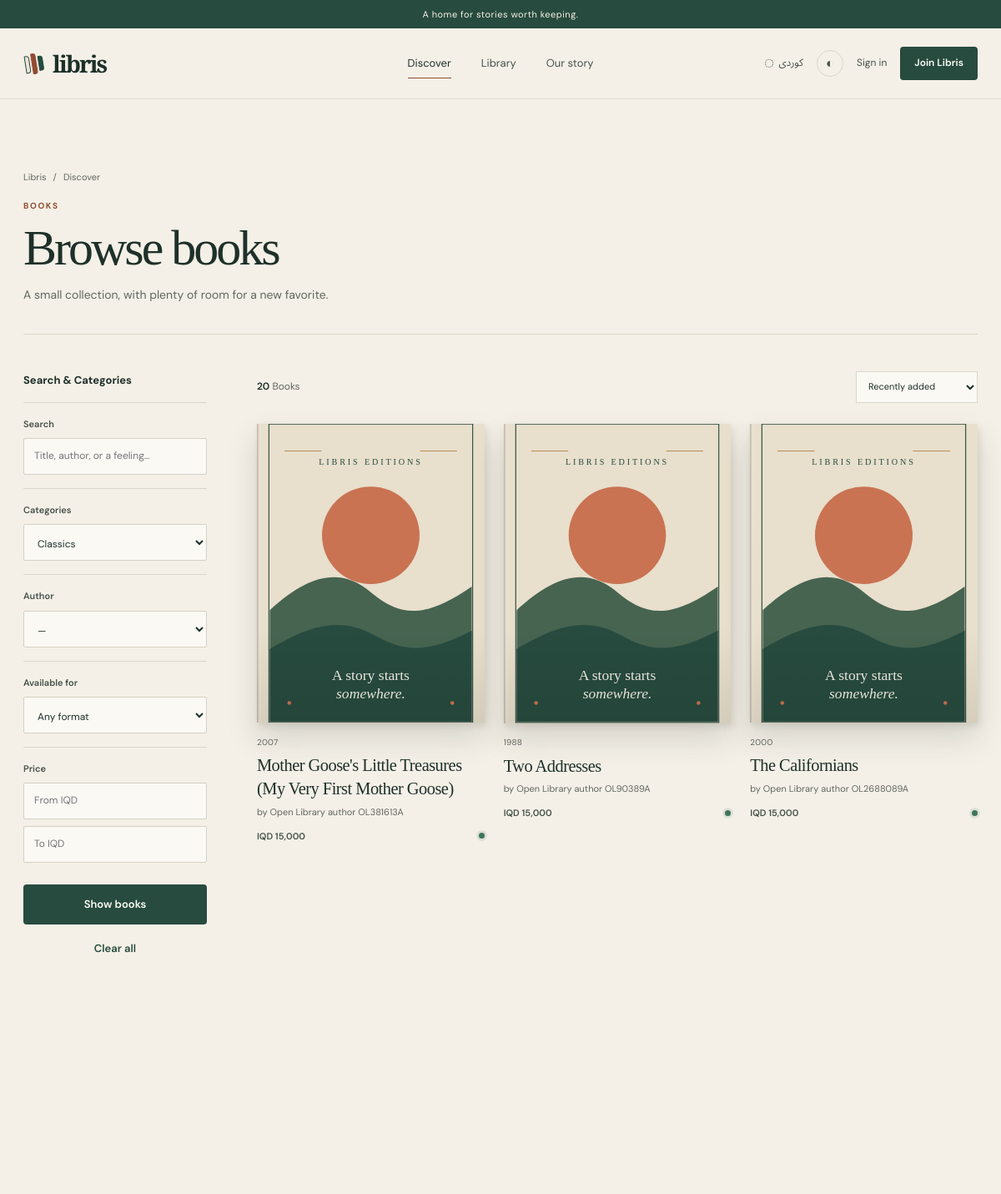
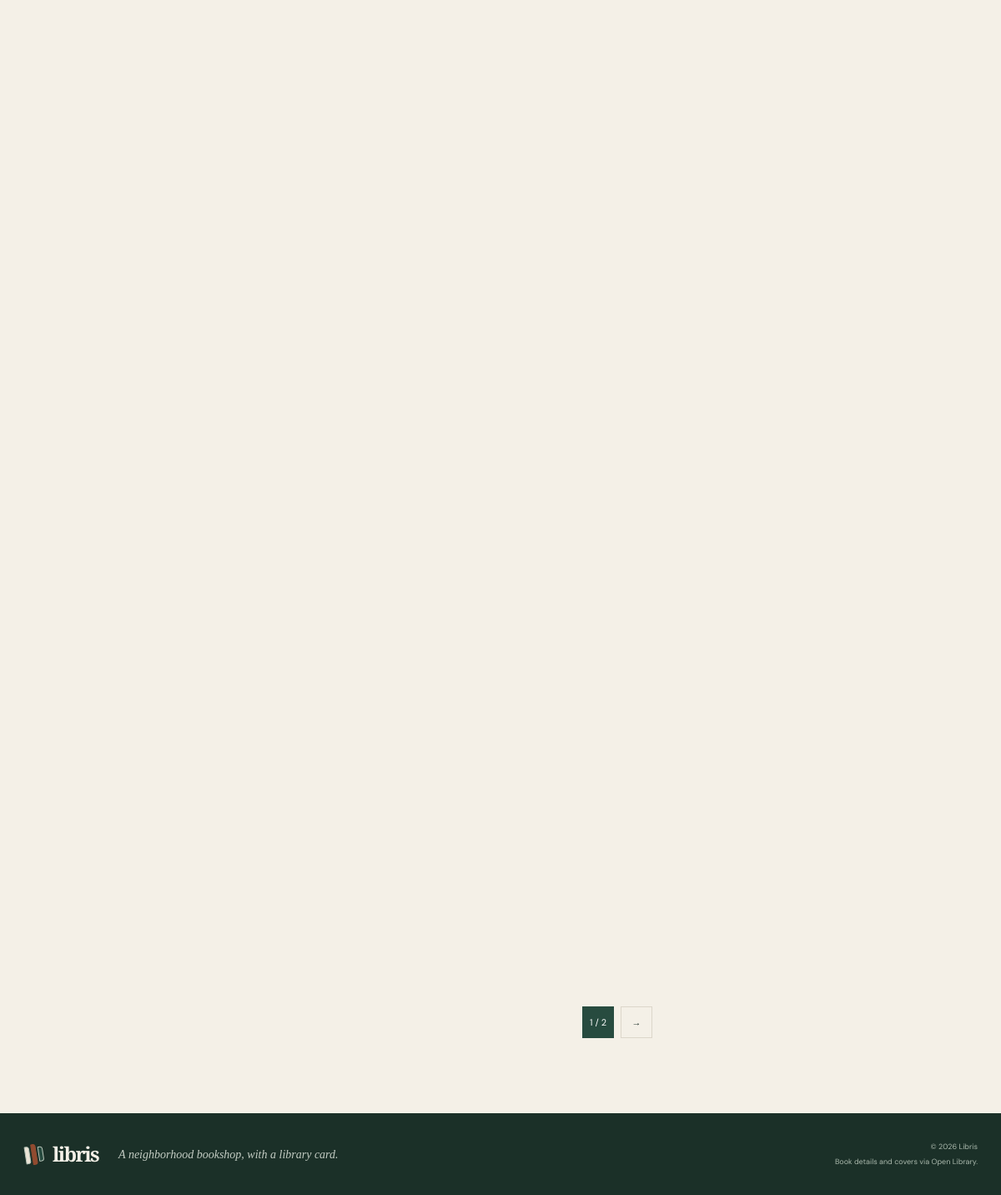
/books/index.php?category=classics, run on the app's committed database (2 pictures, top to bottom).
### tables this page shows
CREATE TABLE IF NOT EXISTS books (
  id BIGINT UNSIGNED NOT NULL AUTO_INCREMENT PRIMARY KEY,
  title VARCHAR(300) NOT NULL,
  subtitle VARCHAR(300) NULL,
  description TEXT NULL,
  language_code VARCHAR(16) NOT NULL DEFAULT 'en',
  isbn13 CHAR(13) NULL UNIQUE,
  open_library_id VARCHAR(80) NULL UNIQUE,
  cover_url VARCHAR(500) NULL,
  published_year SMALLINT UNSIGNED NULL,
  publisher VARCHAR(200) NULL,
  page_count SMALLINT UNSIGNED NULL,
  sale_price_iqd INT UNSIGNED NULL,
  is_active BOOLEAN NOT NULL DEFAULT TRUE,
  created_at TIMESTAMP NOT NULL DEFAULT CURRENT_TIMESTAMP,
  updated_at TIMESTAMP NOT NULL DEFAULT CURRENT_TIMESTAMP ON UPDATE CURRENT_TIMESTAMP,
  INDEX idx_books_title (title),
  INDEX idx_books_active_created (is_active, created_at),
  CHECK (sale_price_iqd IS NULL OR sale_price_iqd > 0)
);

### includes/functions.php (called while the page is built, shortened)
<?php
function escape_html(mixed $value): string
{
    $text = is_scalar($value) || $value instanceof Stringable ? (string) $value : '';
    return htmlspecialchars($text, ENT_QUOTES | ENT_SUBSTITUTE, 'UTF-8');
}
function format_iqd(int $amount): string
{
    return 'IQD ' . number_format(max(0, $amount), 0, '.', ',');
}
function normalize_language(mixed $language): string
{
    return strtolower(trim((string) $language)) === 'ckb' ? 'ckb' : 'en';
}
function clamp_int(mixed $value, int $minimum, int $maximum, int $fallback): int
{
    $minimum = min($minimum, $maximum);
    $maximum = max($minimum, $maximum);
    $parsed = filter_var($value, FILTER_VALIDATE_INT);
    $candidate = $parsed === false ? $fallback : $parsed;
    return max($minimum, min($maximum, $candidate));
}
function current_language(): string
{
    $candidate = $_GET['lang'] ?? $_COOKIE['libris_lang'] ?? $_SESSION['preferred_lang'] ?? 'en';
    return normalize_language(is_string($candidate) ? $candidate : 'en');
}
function base_path(): string
{
    return rtrim((string) (getenv('LIBRIS_BASE_PATH') ?: ''), '/');
}
function app_url(string $path = ''): string
{
    $path = ltrim($path, '/');
    return base_path() . ($path === '' ? '/' : '/' . $path);
}

### includes/i18n.php (called while the page is built, shortened)
<?php
function tr(string $key, ?string $language = null): string
{
    $language = normalize_language($language ?? current_language());
    return LIBRIS_TRANSLATIONS[$language][$key] ?? LIBRIS_TRANSLATIONS['en'][$key] ?? $key;
}

### includes/catalog.php (called while the page is built, shortened)
<?php
function catalog_categories(PDO $pdo): array
{
    return $pdo->query(
        'SELECT c.id, c.slug, c.name_en, c.name_ckb, COUNT(DISTINCT b.id) AS book_count
         FROM categories c
         LEFT JOIN book_categories bc ON bc.category_id = c.id
         LEFT JOIN books b ON b.id = bc.book_id AND b.is_active = 1
         GROUP BY c.id, c.slug, c.name_en, c.name_ckb
         ORDER BY c.name_en'
    )->fetchAll();
}
function search_catalog(PDO $pdo, array $filters, int $page = 1, int $perPage = 12): array
{
    $page = max(1, $page);
    $perPage = clamp_int($perPage, 1, 48, 12);
    $where = ['b.is_active = 1'];
    $parameters = [];
    $query = trim((string) ($filters['q'] ?? ''));
    $rawAuthorId = $filters['author_id'] ?? null;
    $authorId = is_int($rawAuthorId) || is_string($rawAuthorId)
        ? filter_var($rawAuthorId, FILTER_VALIDATE_INT, [
            'options' => ['min_range' => 1, 'max_range' => 2147483647],
        ])
        : false;
    if (isset($filters['category']) && $filters['category'] !== '') {
        $where[] = 'EXISTS (SELECT 1 FROM book_categories fbc JOIN categories fc ON fc.id = fbc.category_id WHERE fbc.book_id = b.id AND fc.slug = :category_slug)';
        $parameters['category_slug'] = (string) $filters['category'];
    }
    $whereSql = implode(' AND ', $where);
    $count = $pdo->prepare(
        'SELECT COUNT(DISTINCT b.id)
         FROM books b
         LEFT JOIN book_authors ba ON ba.book_id = b.id
         LEFT JOIN authors a ON a.id = ba.author_id
         LEFT JOIN v_book_availability v ON v.book_id = b.id
         WHERE ' . $whereSql
    );
    $count->execute($parameters);
    $total = (int) $count->fetchColumn();
    $sort = (string) ($filters['sort'] ?? 'recent');
    $orderBy = match ($sort) {
        'title' => 'b.title ASC, b.id ASC',
        'price-low' => 'b.sale_price_iqd IS NULL, b.sale_price_iqd ASC, b.title ASC, b.id ASC',
        'price-high' => 'b.sale_price_iqd IS NULL, b.sale_price_iqd DESC, b.title ASC, b.id ASC',
        'rating' => 'average_rating DESC, b.title ASC, b.id ASC',
        default => 'b.created_at DESC, b.id DESC',
    };
    $offset = ($page - 1) * $perPage;
    $authorAggregation = $pdo->getAttribute(PDO::ATTR_DRIVER_NAME) === 'sqlite'
        ? 'GROUP_CONCAT(DISTINCT a.name) AS authors'
        : "GROUP_CONCAT(DISTINCT a.name ORDER BY ba.author_order SEPARATOR ' · ') AS authors";
    $statement = $pdo->prepare(
        'SELECT b.id, b.title, b.subtitle, b.description, b.cover_url, b.open_library_id, b.isbn13,
                b.published_year, b.publisher, b.sale_price_iqd,
                ' . $authorAggregation . ',
                COALESCE(v.sale_copies_available, 0) AS sale_copies_available,
                COALESCE(v.loan_copies_available, 0) AS loan_copies_available,
                COALESCE(AVG(r.rating), 0) AS average_rating,
                COUNT(DISTINCT r.id) AS review_count
         FROM books b
         LEFT JOIN book_authors ba ON ba.book_id = b.id
         LEFT JOIN authors a ON a.id = ba.author_id
         LEFT JOIN v_book_availability v ON v.book_id = b.id
         LEFT JOIN reviews r ON r.book_id = b.id AND r.is_approved = 1
         WHERE ' . $whereSql . '
         GROUP BY b.id, v.sale_copies_available, v.loan_copies_available
         ORDER BY ' . $orderBy . '
         LIMIT :limit OFFSET :offset'
    );
    foreach ($parameters as $key => $value) {
        $statement->bindValue(':' . $key, $value, is_int($value) ? PDO::PARAM_INT : PDO::PARAM_STR);
    }
    $statement->bindValue(':limit', $perPage, PDO::PARAM_INT);
    $statement->bindValue(':offset', $offset, PDO::PARAM_INT);
    $statement->execute();
    return [
        'books' => $statement->fetchAll(),
        'total' => $total,
        'page' => $page,
        'per_page' => $perPage,
        'pages' => max(1, (int) ceil($total / $perPage)),
    ];
}

### books/index.php (the view, shortened to what this page needs)
<?php
require_once __DIR__ . '/../includes/catalog.php';
require_once __DIR__ . '/../includes/views.php';
require_once __DIR__ . '/../includes/layout.php';
$queryValue = static fn (string $key): string => isset($_GET[$key]) && is_string($_GET[$key]) ? trim($_GET[$key]) : '';
$authorId = filter_var($queryValue('author_id'), FILTER_VALIDATE_INT, [
    'options' => ['min_range' => 1, 'max_range' => 2147483647],
]);
$filters = [
    'q' => mb_substr($queryValue('q'), 0, 100),
    'category' => preg_match('/^[a-z0-9-]{1,80}$/', $queryValue('category')) ? $queryValue('category') : '',
    'author_id' => $authorId === false ? '' : $authorId,
    'min_price' => $queryValue('min_price'),
    'max_price' => $queryValue('max_price'),
    'availability' => in_array($queryValue('availability'), ['sale', 'loan'], true) ? $queryValue('availability') : '',
    'sort' => in_array($queryValue('sort'), ['recent', 'title', 'price-low', 'price-high', 'rating'], true) ? $queryValue('sort') : 'recent',
];
$language = current_language();
$requestedPage = clamp_int($queryValue('page'), 1, 10000, 1);
$result = ['books' => [], 'total' => 0, 'page' => $requestedPage, 'pages' => 1];
$categories = [];
$databaseUnavailable = false;
try {
    $pdo = db();
    $categories = catalog_categories($pdo);
    $result = search_catalog($pdo, $filters, $requestedPage, 12);
} catch (PDOException) {
    $databaseUnavailable = true;
    http_response_code(503);
}
?>
<section class="page-wrap page-heading">
    <nav class="breadcrumbs" aria-label="<?= escape_html(tr('breadcrumb')) ?>">
        <a href="<?= escape_html(app_url()) ?>">Libris</a><span aria-hidden="true">/</span><span><?= escape_html(tr('discover')) ?></span>
    </nav>
    <p class="section-kicker"><?= escape_html(tr('books')) ?></p>
    <h1 class="page-title"><?= escape_html(tr('browse')) ?></h1>
    <p class="page-lede"><?= escape_html(tr('curated_copy')) ?></p>
</section>
<div class="page-wrap catalog-layout">
    <aside class="filter-panel" aria-label="<?= escape_html(tr('apply_filters')) ?>">
        <h2><?= escape_html(tr('search')) ?> &amp; <?= escape_html(tr('categories')) ?></h2>
        <form action="<?= escape_html(app_url('books/index.php')) ?>" method="get">
            <div class="filter-group">
                <label for="catalog-q"><?= escape_html(tr('search')) ?></label>
                <input id="catalog-q" type="search" name="q" value="<?= escape_html($filters['q']) ?>" maxlength="100" placeholder="<?= escape_html(tr('search_placeholder')) ?>">
            </div>
            <div class="filter-group">
                <label for="catalog-category"><?= escape_html(tr('categories')) ?></label>
                <select id="catalog-category" name="category">
                    <?php foreach ($categories as $category): ?>
                        <option value="<?= escape_html($category['slug']) ?>"<?= $filters['category'] === $category['slug'] ? ' selected' : '' ?>>
                            <?= escape_html($language === 'ckb' ? $category['name_ckb'] : $category['name_en']) ?>
                        </option>
                    <?php endforeach; ?>
                </select>
            </div>
            <div class="filter-group">
                <label for="catalog-author"><?= escape_html(tr('author')) ?></label>
                <select id="catalog-author" name="author_id">
                    <option value="">—</option>
                </select>
            </div>
            <div class="filter-group">
                <span class="filter-label"><?= escape_html(tr('availability')) ?></span>
                <select name="availability" aria-label="<?= escape_html(tr('availability')) ?>">
                    <option value=""><?= escape_html(tr('any_availability')) ?></option>
                </select>
            </div>
            <div class="filter-group">
                <span class="filter-label"><?= escape_html(tr('price')) ?></span>
                <div class="filter-stack">
                    <input type="number" inputmode="numeric" min="0" max="100000000" name="min_price" aria-label="<?= escape_html(tr('min_price')) ?>" placeholder="<?= escape_html(tr('min_price')) ?>" value="<?= escape_html($filters['min_price']) ?>">
                    <input type="number" inputmode="numeric" min="0" max="100000000" name="max_price" aria-label="<?= escape_html(tr('max_price')) ?>" placeholder="<?= escape_html(tr('max_price')) ?>" value="<?= escape_html($filters['max_price']) ?>">
                </div>
            </div>
            <button class="button button-ink" type="submit"><?= escape_html(tr('apply_filters')) ?></button>
            <a class="button button-text" href="<?= escape_html(app_url('books/index.php')) ?>"><?= escape_html(tr('clear_filters')) ?></a>
        </form>
    </aside>
    <section class="catalog-results" aria-labelledby="results-heading">
        <div class="results-topline">
            <span><strong><?= (int) $result['total'] ?></strong> <?= escape_html(tr('books')) ?></span>
            <form action="<?= escape_html(app_url('books/index.php')) ?>" method="get">
                <select id="catalog-sort" name="sort" data-auto-submit>
                    <option value="recent"<?= $filters['sort'] === 'recent' ? ' selected' : '' ?>><?= escape_html(tr('recent')) ?></option>
                </select>
            </form>
        </div>
        <?php if ($databaseUnavailable): ?>
            <div class="empty-state"><strong><?= escape_html(tr('curated_shelf')) ?></strong><?= escape_html(tr('nothing_here')) ?><br><small><?= escape_html(tr('catalogue_search_setup')) ?></small></div>
        <?php elseif ($result['books'] !== []): ?>
            <div class="book-grid catalog-grid">
                <?php foreach ($result['books'] as $book) render_book_card($book); ?>
            </div>
            <?php if ($result['pages'] > 1): ?>
                    <nav class="pagination" aria-label="<?= escape_html(tr('pagination')) ?>">
                    <?php $queryParams = array_filter($filters, static fn ($value): bool => $value !== ''); ?>
                    <span class="is-current" aria-current="page"><?= (int) $result['page'] ?> / <?= (int) $result['pages'] ?></span>
                    <?php if ($result['page'] < $result['pages']): ?><a href="<?= escape_html(app_url('books/index.php?' . http_build_query($queryParams + ['page' => $result['page'] + 1]))) ?>" aria-label="<?= escape_html(tr('next')) ?>">→</a><?php endif; ?>
                </nav>
            <?php endif; ?>
        <?php else: ?>
            <div class="empty-state"><strong><?= escape_html(tr('nothing_here')) ?></strong><?= escape_html(tr('no_books')) ?></div>
        <?php endif; ?>
    </section>
</div>

### includes/views.php (shortened to what this page needs)
<?php
function book_cover_source(array $book): string
{
    $provided = (string) ($book['cover_url'] ?? '');
    $host = parse_url($provided, PHP_URL_HOST);
    if (parse_url($provided, PHP_URL_SCHEME) === 'https' && $host === 'covers.openlibrary.org') {
        return $provided;
    }
    return cover_url($book['open_library_id'] ?? null, $book['isbn13'] ?? null)
        ?? app_url('assets/images/book-placeholder.svg');
}
function render_book_card(array $book, ?string $language = null): void
{
    $language = normalize_language($language ?? current_language());
    $price = $book['sale_price_iqd'] === null ? null : format_iqd((int) $book['sale_price_iqd']);
    $authorLine = trim((string) ($book['authors'] ?? ''));
    $available = (int) ($book['sale_copies_available'] ?? 0) + (int) ($book['loan_copies_available'] ?? 0);
    ?>
<article class="book-card" data-reveal>
    <a class="book-card-cover" href="<?= escape_html(app_url('books/show.php?id=' . (int) $book['id'])) ?>" tabindex="-1" aria-hidden="true">
        <img src="<?= escape_html(book_cover_source($book)) ?>" alt="" loading="lazy" decoding="async" width="480" height="680" data-book-cover>
    </a>
    <div class="book-card-copy">
        <div class="book-card-meta">
            <?php if (!empty($book['published_year'])): ?><span><?= escape_html((string) $book['published_year']) ?></span><?php endif; ?>
        </div>
        <h3><a href="<?= escape_html(app_url('books/show.php?id=' . (int) $book['id'])) ?>"><?= escape_html($book['title']) ?></a></h3>
        <?php if ($authorLine !== ''): ?><p class="book-card-author"><?= escape_html(tr('by', $language)) ?> <?= escape_html($authorLine) ?></p><?php endif; ?>
        <div class="book-card-bottom">
            <span class="book-card-price"><?= $price === null ? escape_html(tr('currently_unavailable', $language)) : escape_html($price) ?></span>
            <?php if ($available > 0): ?><span class="availability-dot" aria-label="<?= escape_html(tr('in_stock', $language)) ?>"></span><?php endif; ?>
        </div>
    </div>
</article>
<?php
}

### data on the page
books: published_year "2007", title "Mother Goose's Little Treasures (My Very First Mother Goose)", authorLine "Open Library author OL381613A", sale_price_iqd "IQD 15,000"
books: published_year "1988", title "Two Addresses", authorLine "Open Library author OL90389A", sale_price_iqd "IQD 15,000"
books: published_year "2000", title "The Californians", authorLine "Open Library author OL2688089A", sale_price_iqd "IQD 15,000"

### other printed values
escape_html(tr('tagline')) "A home for stories worth keeping."
escape_html(tr('discover')) "Discover"
escape_html(tr('library')) "Library"
escape_html(tr('about')) "Our story"
escape_html(tr('language_name')) "کوردی"
escape_html(tr('sign_in')) "Sign in"
escape_html(tr('join')) "Join Libris"
escape_html(tr('books')) "BOOKS"
escape_html(tr('browse')) "Browse books"
escape_html(tr('curated_copy')) "A small collection, with plenty of room for a new favorite."
escape_html(tr('search')) "Search"
escape_html(tr('categories')) "Categories"
escape_html(tr('author')) "Author"
escape_html(tr('availability')) "Available for"
escape_html(tr('price')) "Price"
